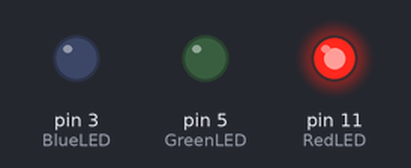
The sketch below on a simulated Arduino Uno, built with avr-gcc and run on an emulated ATmega328P. On the bench: output pins drawn as LEDs (lit = HIGH).

Above: at 0.5 s.
At 2.5 s:
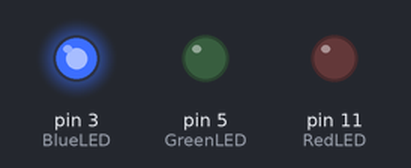
At 3.5 s:
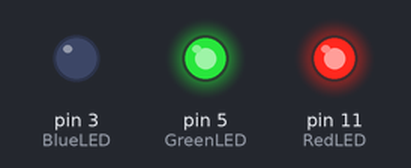
At 4.5 s:
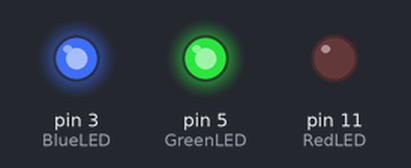
At 6.5 s:
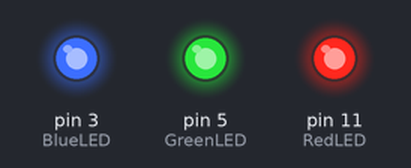
At 8.5 s:
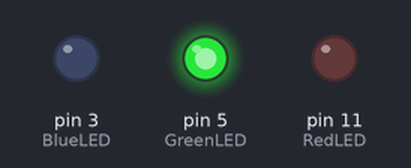
Timing chart, 0 to 9.1 s (numbered marks = the images above):
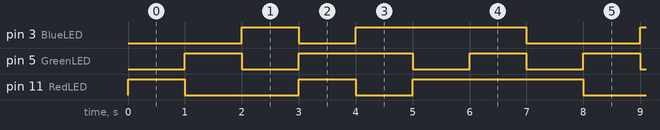

Measured:
- by itself, pin 3 (BlueLED): repeats every 7.0 s: LOW 1.0 s, HIGH 3.0 s, LOW 2.0 s, HIGH 1.0 s
- by itself, pin 5 (GreenLED): repeats every 7.0 s: LOW 1.0 s, HIGH 2.0 s, 2 × (LOW 1.0 s, HIGH 1.0 s)
- by itself, pin 11 (RedLED): repeats every 7.0 s: LOW 2.0 s, HIGH 1.0 s, LOW 1.0 s, HIGH 3.0 s

The sketch:

led3.ino
```cpp
#define RedLED 11
#define GreenLED 5
#define BlueLED 3

void setup() {
  pinMode(RedLED, OUTPUT);
  pinMode(GreenLED, OUTPUT);
  pinMode(BlueLED, OUTPUT);
}

void loop() {
  // Red: (R, G, B) = (1, 0, 0)
  digitalWrite(RedLED, 1);
  digitalWrite(GreenLED, 0);
  digitalWrite(BlueLED, 0);
  delay(1000);

  // Green: (R, G, B) = (0, 1, 0)
  digitalWrite(RedLED, 0);
  digitalWrite(GreenLED, 1);
  digitalWrite(BlueLED, 0);
  delay(1000);

  // Blue: (R, G, B) = (0, 0, 1)
  digitalWrite(RedLED, 0);
  digitalWrite(GreenLED, 0);
  digitalWrite(BlueLED, 1);
  delay(1000);

  // Yellow
  digitalWrite(RedLED, 1);
  digitalWrite(GreenLED, 1);
  digitalWrite(BlueLED, 0);
  delay(1000);

  // Cyan
  digitalWrite(RedLED, 0);
  digitalWrite(GreenLED, 1);
  digitalWrite(BlueLED, 1);
  delay(1000);

  // Magenta
  digitalWrite(RedLED, 1);
  digitalWrite(GreenLED, 0);
  digitalWrite(BlueLED, 1);
  delay(1000);

  // White
  digitalWrite(RedLED, 1);
  digitalWrite(GreenLED, 1);
  digitalWrite(BlueLED, 1);
  delay(1000);
}
```
